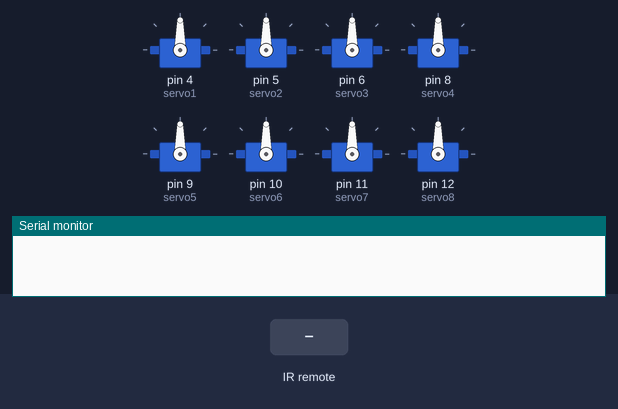
This sketch was run on a simulated Arduino Uno, built with avr-gcc and run on an emulated ATmega328P. Parts: 8 × servo, the last lines printed to the serial monitor. The inputs (shaded band) are chosen by the test bench.

Above: at 1.2 s.
1.3 s: infrared code 0xFF30CF received
At 3.3 s:
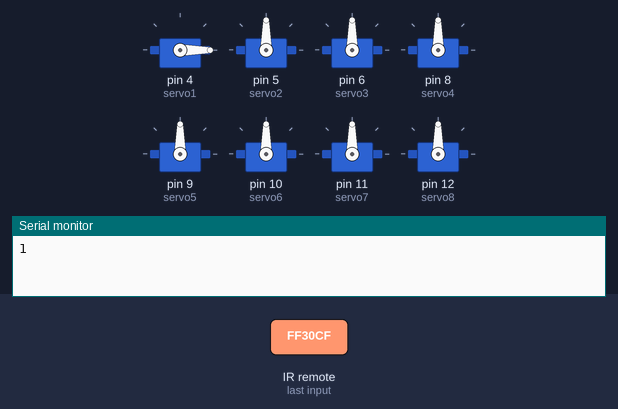
3.8 s: infrared code 0xFF18E7 received
At 5.2 s:
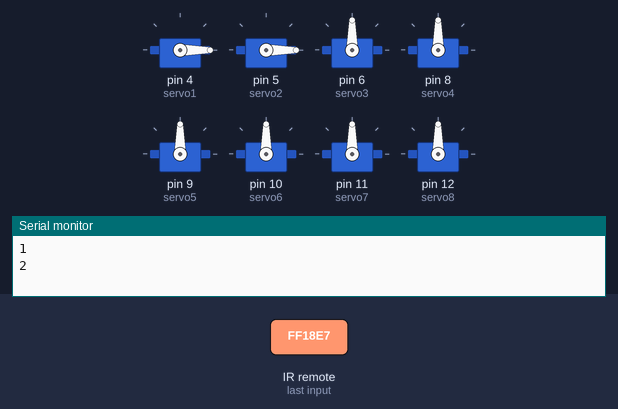
6.3 s: infrared code 0xFF7A85 received
At 8.3 s:
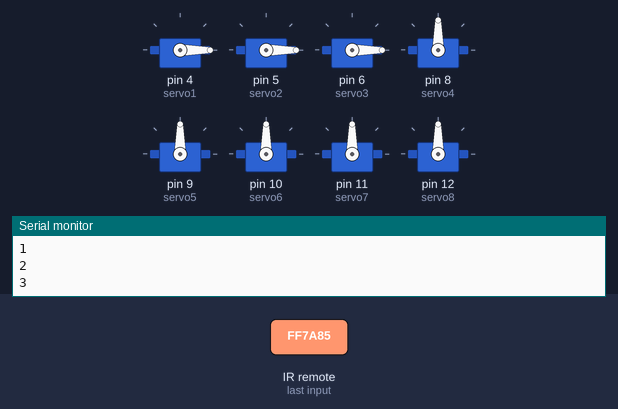
8.8 s: infrared code 0xFF10EF received
At 10.2 s:
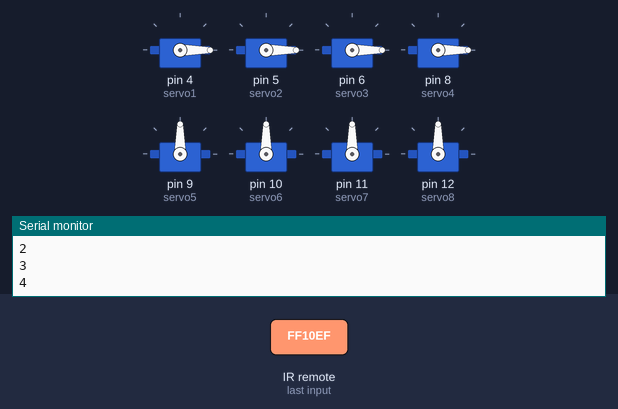
11.3 s: infrared code 0xFF38C7 received
At 13.3 s:
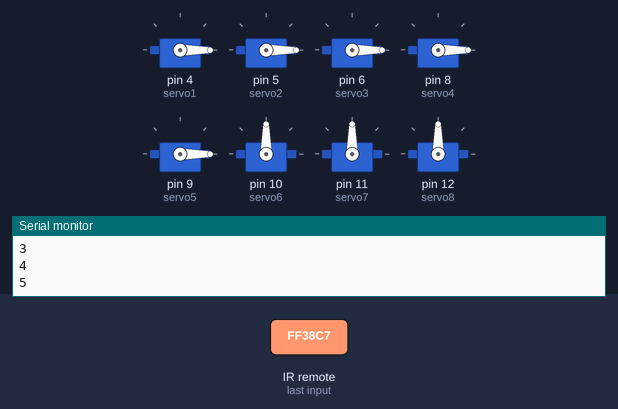
13.8 s: infrared code 0xFF5AA5 received
At 15.2 s:
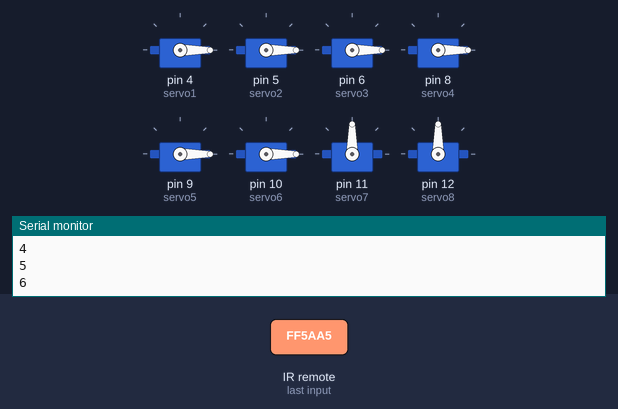
Timing chart, 0 to 16.8 s (numbered marks = the images above; inputs shaded):
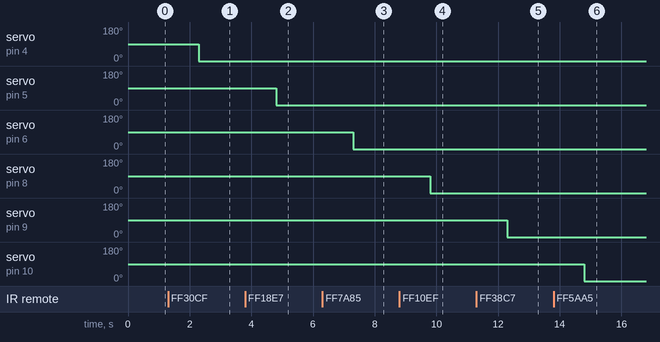

Measured:
- after the input at 1.3 s, servo on pin 4 (servo1): 90° → 0° after 1.0 s
- after the input at 3.8 s, servo on pin 5 (servo2): 90° → 0° after 1.0 s
- after the input at 6.3 s, servo on pin 6 (servo3): 90° → 0° after 1.0 s
- after the input at 8.8 s, servo on pin 8 (servo4): 90° → 0° after 1.0 s
- after the input at 11.3 s, servo on pin 9 (servo5): 90° → 0° after 1.0 s
- after the input at 13.8 s, servo on pin 10 (servo6): 90° → 0° after 1.0 s

The sketch:

IR_Sensor_test.ino
```cpp
#include <IRremote.h>
#include <IRremoteInt.h>
#include <Servo.h>

const int RECV_PIN = 7;
IRrecv irrecv(RECV_PIN);
decode_results results;
unsigned long key_value = 0;

Servo servo1;
Servo servo2;
Servo servo3;
Servo servo4;
Servo servo5;
Servo servo6;
Servo servo7;
Servo servo8;


void setup(){
  Serial.begin(9600);
  irrecv.enableIRIn();

  servo1.attach(4);
  servo2.attach(5);
  servo3.attach(6);
  servo4.attach(8);
  servo5.attach(9);
  servo6.attach(10);
  servo7.attach(11);
  servo8.attach(12);
}

void loop(){
  if (irrecv.decode(&results)){
    if (results.value == 0XFFFFFFFF)
      results.value = key_value;
    switch(results.value){
      case 0xFF30CF:
        Serial.println("1");
        servo1.write(90);
        delay(1000);
        servo1.write(0);
        break ;
      case 0xFF18E7:
        Serial.println("2");
        servo2.write(90);
        delay(1000);
        servo2.write(0);
        break ;
      case 0xFF7A85:
        Serial.println("3");
        servo3.write(90);
        delay(1000);
        servo3.write(0);
        break ;
      case 0xFF10EF:
        Serial.println("4");
        servo4.write(90);
        delay(1000);
        servo4.write(0);
        break ;
      case 0xFF38C7:
        Serial.println("5");
        servo5.write(90);
        delay(1000);
        servo5.write(0);
        break ;
      case 0xFF5AA5:
        Serial.println("6");
        servo6.write(90);
        delay(1000);
        servo6.write(0);
        break ;
      case 0xFF42BD:
        Serial.println("7");
        servo7.write(90);
        delay(1000);
        servo7.write(0);
        break ;
      case 0xFF4AB5:
        Serial.println("8");
        servo8.write(90);
        delay(1000);
        servo8.write(0);
        break ;
      case 0xFF52AD:
        Serial.println("9");
        servo1.write(180);
        servo2.write(180);
        servo3.write(180);
        servo4.write(180);
        servo5.write(180);
        servo6.write(180);
        servo7.write(180);
        servo8.write(180);
        delay(1000);
        servo1.write(0);
        servo2.write(0);
        servo3.write(0);
        servo4.write(0);
        servo5.write(0);
        servo6.write(0);
        servo7.write(0);
        servo8.write(0);
        break ;
      }
      key_value = results.value;
      irrecv.resume();
  }
}
```
